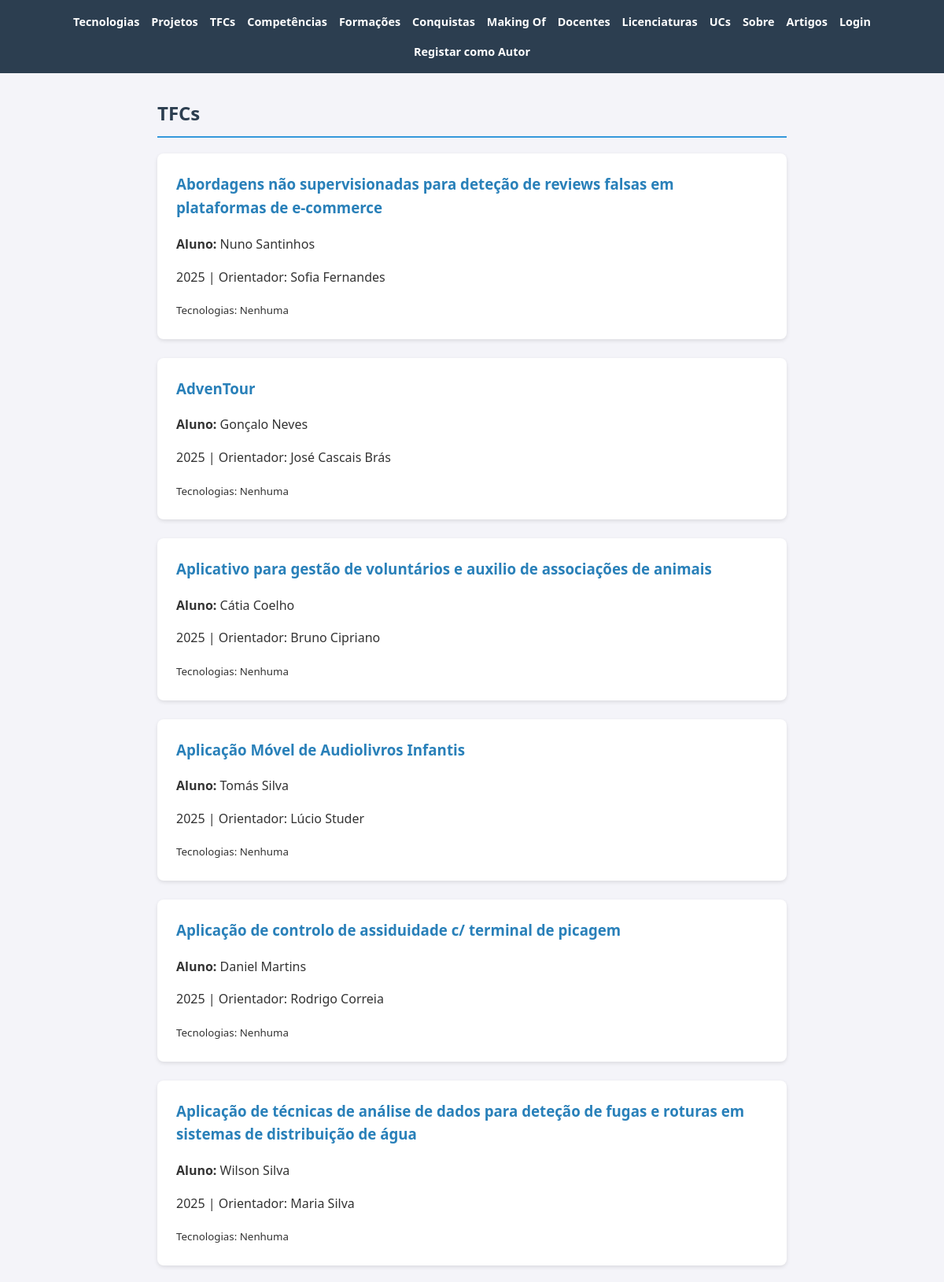
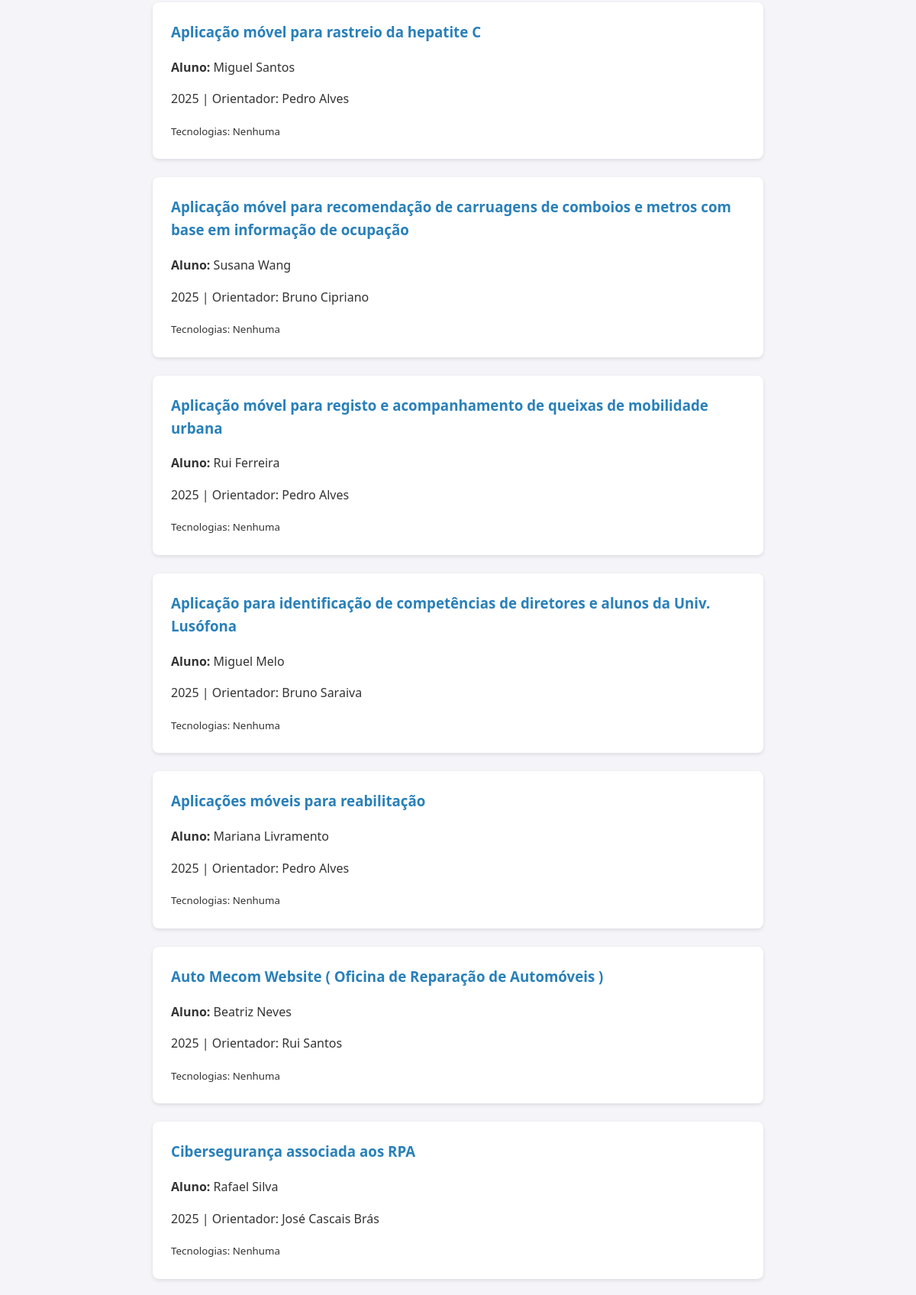
Screenshot of /portfolio/tfcs/ (upper part) with the database file from the repository (2 pictures, top to bottom).
### portfolio/models.py (models this page shows, shortened)
class TFC(models.Model):
    titulo = models.CharField(max_length=300)
    aluno = models.CharField(max_length=200)
    orientador = models.CharField(max_length=200, blank=True)
    ano = models.PositiveIntegerField()
    interesse = models.IntegerField(default=10)
    destaque = models.BooleanField(default=False)
    tecnologias = models.ManyToManyField(Tecnologia, blank=True, related_name='tfcs')
    licenciatura = models.ForeignKey(Licenciatura, on_delete=models.SET_NULL,
                                      null=True, blank=True, related_name='tfcs')

### portfolio/views.py (the view)
# urls.py: path('tfcs/', views.tfcs_view, name='tfcs'),
def tfcs_view(request):
    tfcs = TFC.objects.select_related('licenciatura').prefetch_related('tecnologias').all()
    return render(request, 'tfcs.html', {'tfcs': tfcs})

### portfolio/templates/tfcs.html (shortened to what this page needs)
{% extends "base.html" %}
{% block content %}
<h2>TFCs</h2>
{% for tfc in tfcs %}
    <article>
        <h3>{{ tfc.titulo }}</h3>
        <p><strong>Aluno:</strong> {{ tfc.aluno }}</p>
        <p>
            {{ tfc.ano }}
            {% if tfc.orientador %}| Orientador: {{ tfc.orientador }}{% endif %}
        </p>
        <small>Tecnologias:
            {% for t in tfc.tecnologias.all %}{{ t.nome }}{% if not forloop.last %}, {% endif %}{% empty %}Nenhuma{% endfor %}
        </small>
    </article>
{% empty %}
    <p>Sem TFCs registados.</p>
{% endfor %}
{% endblock %}

### portfolio/static/portfolio/styles.css (style rules this page uses)
body { font-family: 'Segoe UI', Tahoma, Geneva, Verdana, sans-serif; line-height: 1.6; margin: 0; padding: 0; background-color: #f4f4f9; color: #333; }
h2 { color: #2c3e50; border-bottom: 2px solid #3498db; padding-bottom: 10px; }
article { background: white; margin-bottom: 1.5rem; padding: 1.5rem; border-radius: 8px; box-shadow: 0 2px 5px rgba(0,0,0,0.1); }
article h3 { margin-top: 0; color: #2980b9; }

### rows the page displays
TFC: titulo "Abordagens não supervisionadas para deteção de reviews falsas em plataformas de e-commerce", aluno "Nuno Santinhos", ano "2025", orientador "Sofia Fernandes"
TFC: titulo "AdvenTour", aluno "Gonçalo Neves", ano "2025", orientador "José Cascais Brás"
TFC: titulo "Aplicativo para gestão de voluntários e auxilio de associações de animais", aluno "Cátia Coelho", ano "2025", orientador "Bruno Cipriano"
TFC: titulo "Aplicação Móvel de Audiolivros Infantis", aluno "Tomás Silva", ano "2025", orientador "Lúcio Studer"
TFC: titulo "Aplicação de controlo de assiduidade c/ terminal de picagem", aluno "Daniel Martins", ano "2025", orientador "Rodrigo Correia"
TFC: titulo "Aplicação de técnicas de análise de dados para deteção de fugas e roturas em sistemas de distribuição de água", aluno "Wilson Silva", ano "2025", orientador "Maria Silva"
TFC: titulo "Aplicação móvel para rastreio da hepatite C", aluno "Miguel Santos", ano "2025", orientador "Pedro Alves"
TFC: titulo "Aplicação móvel para recomendação de carruagens de comboios e metros com base em informação de ocupação", aluno "Susana Wang", ano "2025", orientador "Bruno Cipriano"
TFC: titulo "Aplicação móvel para registo e acompanhamento de queixas de mobilidade urbana", aluno "Rui Ferreira", ano "2025", orientador "Pedro Alves"
TFC: titulo "Aplicação para identificação de competências de diretores e alunos da Univ. Lusófona", aluno "Miguel Melo", ano "2025", orientador "Bruno Saraiva"
TFC: titulo "Aplicações móveis para reabilitação", aluno "Mariana Livramento", ano "2025", orientador "Pedro Alves"
TFC: titulo "Auto Mecom Website ( Oficina de Reparação de Automóveis )", aluno "Beatriz Neves", ano "2025", orientador "Rui Santos"
TFC: titulo "Cibersegurança associada aos RPA", aluno "Rafael Silva", ano "2025", orientador "José Cascais Brás"
